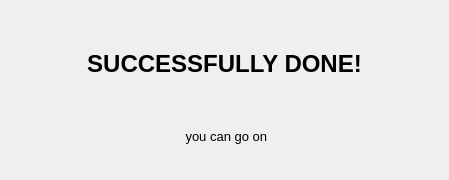
<?xml version="1.0" encoding="UTF-8"?>
<ui version="4.0">
 <class>Message</class>
 <widget class="QDialog" name="Message">
  <property name="geometry">
   <rect>
    <x>0</x>
    <y>0</y>
    <width>449</width>
    <height>180</height>
   </rect>
  </property>
  <property name="windowTitle">
   <string>Dialog</string>
  </property>
  <layout class="QGridLayout" name="gridLayout_2">
   <item row="1" column="0">
    <layout class="QGridLayout" name="gridLayout">
     <item row="2" column="0">
      <widget class="QLabel" name="label_2">
       <property name="font">
        <font>
         <pointsize>10</pointsize>
         <weight>50</weight>
         <bold>false</bold>
        </font>
       </property>
       <property name="text">
        <string> you can go on</string>
       </property>
       <property name="alignment">
        <set>Qt::AlignCenter</set>
       </property>
      </widget>
     </item>
     <item row="1" column="0">
      <widget class="QLabel" name="label">
       <property name="font">
        <font>
         <pointsize>18</pointsize>
         <weight>75</weight>
         <bold>true</bold>
        </font>
       </property>
       <property name="text">
        <string>SUCCESSFULLY DONE!</string>
       </property>
       <property name="alignment">
        <set>Qt::AlignCenter</set>
       </property>
      </widget>
     </item>
    </layout>
   </item>
   <item row="0" column="0">
    <spacer name="verticalSpacer">
     <property name="orientation">
      <enum>Qt::Vertical</enum>
     </property>
     <property name="sizeType">
      <enum>QSizePolicy::Fixed</enum>
     </property>
     <property name="sizeHint" stdset="0">
      <size>
       <width>20</width>
       <height>20</height>
      </size>
     </property>
    </spacer>
   </item>
  </layout>
 </widget>
 <resources>
  <include location="resources.qrc"/>
 </resources>
 <connections/>
</ui>
